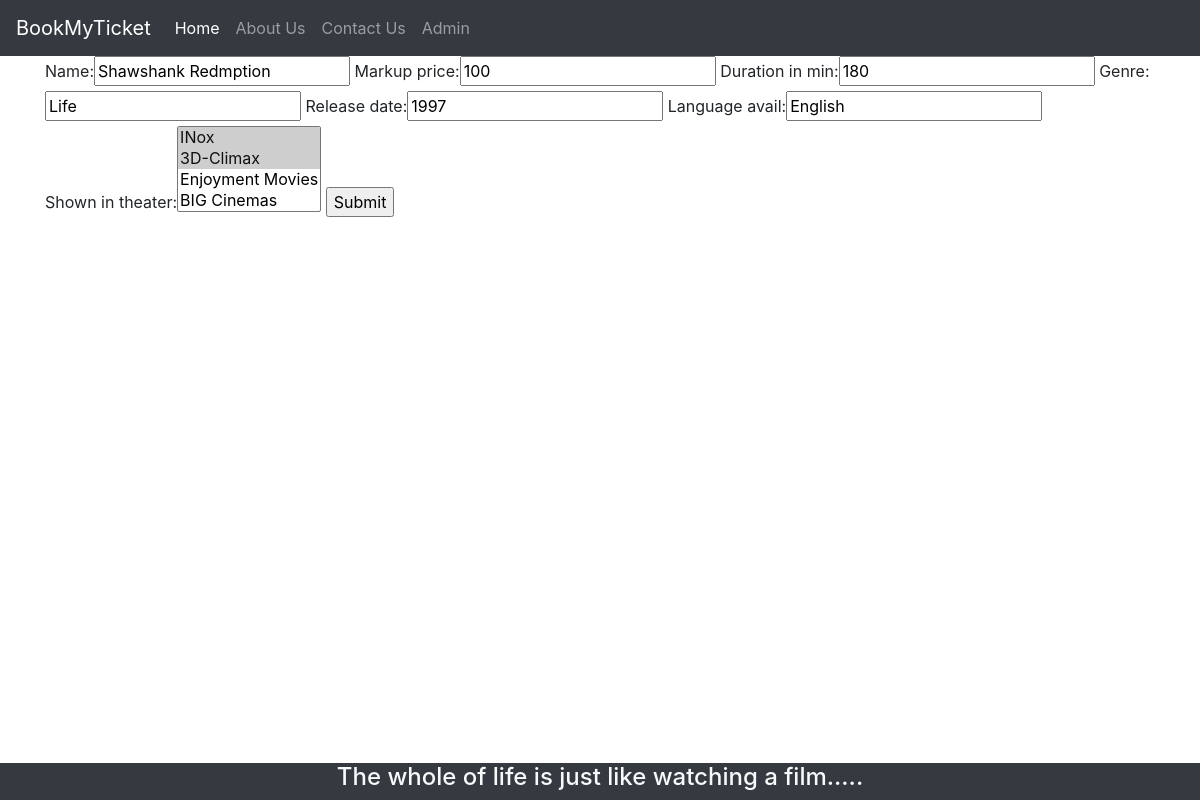
/theater_admin/update/movie/4/, run on an earlier commit of the app's database.
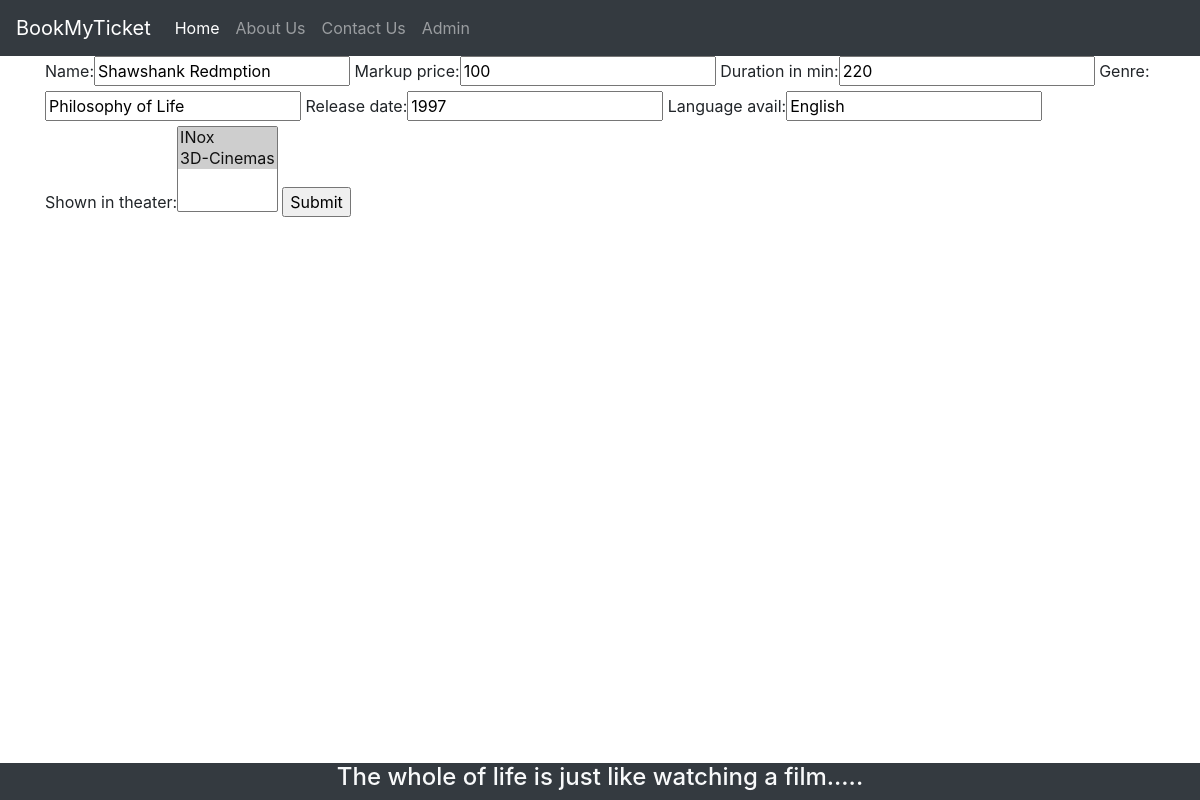
And on a later commit of the database.
### bookings/models.py (models this page shows, shortened)
class Movie(models.Model):
	name = models.CharField(max_length=24, null=True, default="")
	markup_price = models.IntegerField(default=0)
	duration_in_min = models.CharField(max_length=24, null=True, default="")
	genre = models.CharField(max_length=24, null=True, default="")
	release_date = models.CharField(max_length=24, null=True, default="")
	language_avail = models.CharField(max_length=24, null=True, default="")
	shown_in_theater = models.ManyToManyField(Theater)

class Theater(models.Model):
	name = models.CharField(max_length=24, null=True)
	description = models.CharField(max_length=100, null=True)
	located_city = models.ForeignKey(City, null=True,on_delete=models.CASCADE)
	seats_count = models.IntegerField(default=0)
	service_charges = models.IntegerField(default=0)	# add up to movie charges in total bill.
	def __str__(self):
		return self.name

### bookings/formViews.py (the view)
# urls.py: path('theater_admin/update/movie/<str:movie_id>/', formViews.Update_Movie_Form, name="update_movie"),
def Update_Movie_Form(request, movie_id):
    movie_rec = Movie.objects.get(id=movie_id)
    form = Movie_Form(instance=movie_rec)
    if request.method == 'POST':
        form = Movie_Form(request.POST, instance=movie_rec)
        if(form.is_valid):
            form.save()
            return redirect('/theater_admin/list/movie')
    return render(request, 'bookings/ModelForms/Create_Movie_Form.html', {'form': form})

### bookings/formModels.py
class Movie_Form(ModelForm):
    class Meta:
        model = Movie
        fields = '__all__'

### bookings/templates/bookings/ModelForms/Create_Movie_Form.html (shortened to what this page needs)
{% extends 'bookings/common/HeaderAndFooter.html' %}
{% block content %}
<div class="container">
    <form method="POST" action="">
        {{form}}
        <input type="submit" name="Submit">
    </form>
</div>
{% endblock %}

What changed in the data, as far as the page shows it:
changed Movie "English": duration_in_min "180" → "220"; genre "Life" → "Philosophy of Life"
Also different on the page:
form field shown_in_theater: "INox ☑ / 3D-Climax ☑ / Enjoyment Movies / BIG Cinemas" → "INox ☑ / 3D-Cinemas ☑"
